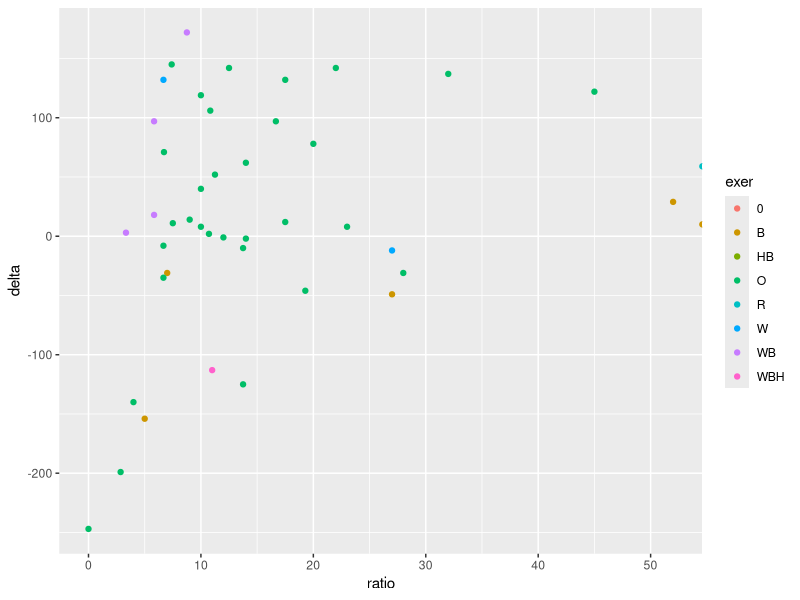

The R source for this figure:
rm(list = ls())
data <- read.csv("sugar.csv", header = TRUE, na.strings = "<NA>")
head(data)
data$date <- as.Date(data$date)
numeric_cols <- c("gbef", "carb", "ins", "gaft")
data[numeric_cols] <- sapply(data[numeric_cols], function(x) as.numeric(as.character(x)))

head(data)

data$delta <- with(data, gaft - gbef)
data$ratio <- with(data, carb / ins)

library(ggplot2)
ggplot(data, aes(x = ratio, y = delta, color = exer)) + geom_point()
